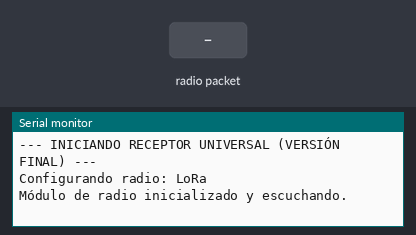
Recording of a sketch running on a simulated ESP32. On the bench: the last lines printed to the serial monitor. The test bench sets the inputs (shaded band). No radio packets arrive unless stated.

Above: at 1.2 s.
1.3 s: radio packet "1" arrives
At 2.3 s:
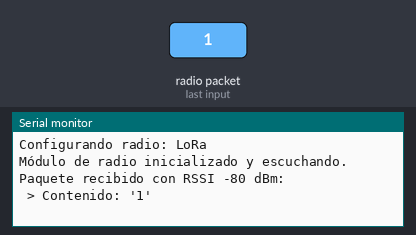
2.8 s: radio packet "0" arrives
At 3.5 s:
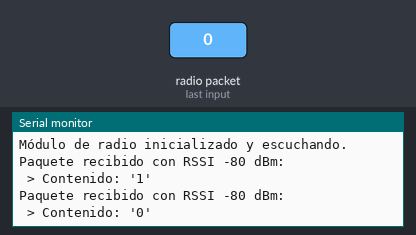
4.3 s: radio packet "2" arrives
At 5.8 s:
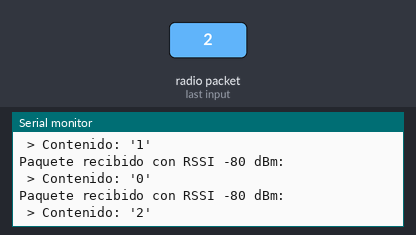

The sketch:

Lora.ino
```cpp
/*
 * ==========================================================
 * ==         SKETCH RECEPTOR UNIVERSAL (VERSIÓN FINAL)     ==
 * ==========================================================
 * Este sketch es un receptor genérico capaz de usar diferentes
 * módulos de radio (LoRa, XBee, etc.) cambiando una sola
 * línea de código en la sección de selección de radio.
 * * Utiliza un objeto de configuración que se inyecta en la
 * clase del radio para máxima flexibilidad y limpieza del código.
 *
 * Tareas que realiza:
 * 1. Inicializa el radio seleccionado con su configuración.
 * 2. Escucha por paquetes entrantes y los muestra en el monitor
 * serie junto a su intensidad de señal (RSSI).
 */

// --- LIBRERÍAS DE LA APLICACIÓN ---
#include <SPI.h>

// --- LIBRERÍAS DE LOS COMPONENTES MODULARES ---
// Estos archivos .h deben estar en la misma carpeta que este sketch
#include "RadioInterface.h"
#include "LoraRadio.h"
// #include "XbeeRadio.h" // Se añadiría para soportar XBee

// ======================= 1. SELECCIÓN DEL MÓDULO DE RADIO =======================
#define USE_LORA
// #define USE_XBEE
RadioInterface* radio; // Puntero genérico a la interfaz del radio.
void setup() {
  Serial.begin(9600);
  while (!Serial);
  Serial.println("\n--- INICIANDO RECEPTOR UNIVERSAL (VERSIÓN FINAL) ---");

  // --- INYECCIÓN DE DEPENDENCIA DEL RADIO ---
  Serial.print("Configurando radio: ");

  #if defined(USE_LORA)
    Serial.println("LoRa");

    // 1. Crear el objeto de configuración para el RECEPTOR LoRa (ESP32)
    LoRaConfig configLora;
    // Parámetros de comunicación
    configLora.frequency        = 915E6;
    configLora.spreadingFactor  = 7;
    configLora.signalBandwidth  = 125E3;
    configLora.codingRate       = 5;
    configLora.syncWord         = 0xF3;
    configLora.txPower          = 20;
    // Pines del ESP32
    configLora.csPin            = 5;
    configLora.resetPin         = 14;
    configLora.irqPin           = 2;

    // 2. Crear la instancia del radio LoRa
    radio = new LoraRadio(configLora);

  #elif defined(USE_XBEE)
    Serial.println("XBee");
    // Aquí iría la configuración para XBee.
    /*
    XBeeConfig configXBee;
    configXBee.rxPin = 16;
    configXBee.txPin = 17;
    ...
    radio = new XbeeRadio(configXBee);
    */
  #endif

  if (!radio->iniciar()) {
    Serial.println("¡¡¡ERROR: Fallo al iniciar el módulo de radio!!!");
    while (true);
  }
  Serial.println("Módulo de radio inicializado y escuchando.");
}

// ======================= LOOP =======================
void loop() {
  // El loop es ahora completamente genérico.
  // Funciona igual sin importar qué radio esté definido arriba.
  if (radio->hayDatosDisponibles()) {

    String datosRecibidos = radio->leerComoString();
    int rssi = radio->obtenerRSSI(); // Usamos la función de la interfaz

    Serial.print("Paquete recibido con RSSI ");
    Serial.print(rssi);
    Serial.println(" dBm:");
    Serial.print(" > Contenido: '");
    Serial.print(datosRecibidos);
    Serial.println("'");
  }
}
```

Measured:
- after the input at 1.3 s, the serial monitor: prints a new line at once (image 1)
- after the input at 2.8 s, the serial monitor: prints a new line at once (image 2)
- after the input at 4.3 s, the serial monitor: prints a new line at once (image 3)
